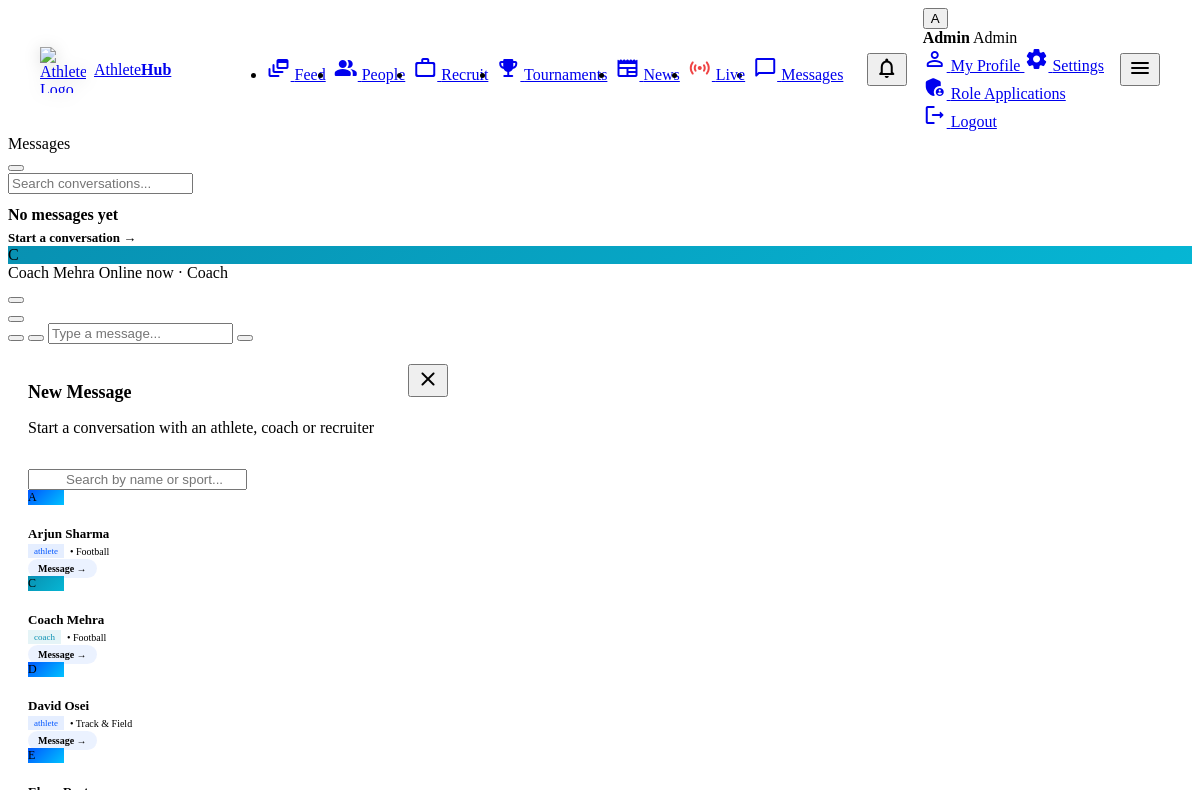
The app's page /pages/messages.php?to=5 (signed in) with its own data.
### tables this page shows
CREATE TABLE IF NOT EXISTS `users` (
  `id`              INT UNSIGNED AUTO_INCREMENT PRIMARY KEY,
  `name`            VARCHAR(100) NOT NULL,
  `email`           VARCHAR(150) NOT NULL UNIQUE,
  `password_hash`   VARCHAR(255) NOT NULL,
  `role`            ENUM('athlete','coach','recruiter','club','admin') NOT NULL DEFAULT 'athlete',
  `sport`           VARCHAR(80) DEFAULT NULL,
  `location`        VARCHAR(120) DEFAULT NULL,
  `bio`             TEXT DEFAULT NULL,
  `profile_pic`     VARCHAR(255) DEFAULT NULL,
  `is_verified`     TINYINT(1) NOT NULL DEFAULT 0,
  `followers_count` INT UNSIGNED NOT NULL DEFAULT 0,
  `following_count` INT UNSIGNED NOT NULL DEFAULT 0,
  `created_at`      TIMESTAMP NOT NULL DEFAULT CURRENT_TIMESTAMP
);

### pages/messages.php (the view, shortened to what this page needs)
<?php
require_once '../config/db.php';
$userId   = $_SESSION['user_id'];
function getRoleGradient($role) {
    if ($role === 'athlete') return 'linear-gradient(135deg, #0057FF, #00C2FF)';
    if ($role === 'coach') return 'linear-gradient(135deg, #0891B2, #06B6D4)';
    if ($role === 'recruiter') return 'linear-gradient(135deg, #7C3AED, #6D28D9)';
    if ($role === 'club') return 'linear-gradient(135deg, #D97706, #F59E0B)';
    return 'linear-gradient(135deg, #334155, #475569)';
}
function getRolePillColor($role) {
    if ($role === 'athlete') return 'background: rgba(0,87,255,0.1); color: #0057FF;';
    if ($role === 'coach') return 'background: rgba(8,145,178,0.1); color: #0891B2;';
    if ($role === 'recruiter') return 'background: rgba(124,58,237,0.1); color: #7C3AED;';
    if ($role === 'club') return 'background: rgba(217,119,6,0.1); color: #D97706;';
    return 'background: rgba(51,65,85,0.1); color: #334155;';
}
$activeUserId = isset($_GET['to']) && is_numeric($_GET['to']) ? (int)$_GET['to'] : null;
$searchQuery  = trim($_GET['q'] ?? '');
$conversations = [];
$activeUser = null;
if ($activeUserId) {
    $auStmt = $pdo->prepare("SELECT id, name, role, profile_pic FROM users WHERE id=?");
    $auStmt->execute([$activeUserId]);
    $activeUser = $auStmt->fetch(PDO::FETCH_ASSOC);
}
$usersStmt = $pdo->prepare("SELECT id, name, role, sport, profile_pic FROM users WHERE id != ? ORDER BY name ASC");
$usersStmt->execute([$userId]);
$allUsers = $usersStmt->fetchAll(PDO::FETCH_ASSOC);
require_once '../includes/header.php';
?>
<main class="msg-wrap <?= $activeUserId ? 'has-active' : 'no-active' ?>">
    <div class="msg-layout">
        <div class="inbox">
            <div class="inbox-header">
                <div class="inbox-title">
                    Messages
                </div>
                <button type="button" class="new-msg-btn" id="btnNewMsg" title="New message">
                </button>
            </div>
            <form class="search-box" method="GET" action="messages.php">
                <input type="text" name="q" placeholder="Search conversations..." value="<?= htmlspecialchars($searchQuery) ?>">
            </form>
            <div class="conv-list">
                <?php if (empty($conversations)): ?>
                    <div class="conv-empty">
                        <p style="margin:12px 0 4px; font-weight:600; color:var(--text-dark)">No messages yet</p>
                        <a href="javascript:void(0)" onclick="document.getElementById('btnNewMsg').click();" style="color:var(--primary); font-size:13px; font-weight:600; text-decoration:none;">Start a conversation →</a>
                    </div>
                <?php endif; ?>
            </div>
        </div>
        <div class="chat">
            <?php if (!$activeUserId): ?>
                <div class="chat-empty">
                    <iconify-icon icon="solar:chat-round-bold-duotone" style="font-size:48px; opacity:0.3; margin-bottom:12px;"></iconify-icon>
                    <p style="font-size:14px; color:var(--text-muted); margin-bottom:8px;">Select a conversation to start chatting</p>
                    <p style="font-size:12px; color:var(--text-muted); margin-bottom:16px;">or</p>
                    <button class="btn btn-primary btn-sm" onclick="document.getElementById('btnNewMsg').click();">+ New Message</button>
                </div>
            <?php else:
            ?>
                <div class="chat-header">
                    <div class="chat-header-left">
                        <div class="conv-av-small">
                            <?php if ($activeUser['profile_pic']): ?>
                                <img src="<?= htmlspecialchars($activeUser['profile_pic']) ?>" alt="">
                            <?php else: ?>
                                <div class="conv-av-initials" style="background: <?= getRoleGradient($activeUser['role']) ?>">
                                    <?= strtoupper(substr($activeUser['name'], 0, 1)) ?>
                                </div>
                            <?php endif; ?>
                        </div>
                        <div class="chat-status-col">
                            <span class="chat-name"><?= htmlspecialchars($activeUser['name']) ?></span>
                            <span class="chat-status"><iconify-icon icon="solar:circle-bold" style="font-size:10px"></iconify-icon> Online now · <?= ucfirst($activeUser['role']) ?></span>
                        </div>
                    </div>
                    <div class="chat-actions">
                        <button class="icon-btn search-chat-btn" title="Search in chat">
                        </button>
                        <div class="dropdown-wrap">
                            <button class="icon-btn" title="More options">
                            </button>
                        </div>
                    </div>
                </div>
                <div class="chat-input-bar">
                    <button type="button" class="attach-btn" id="btnAttach" title="Attach file">
                    </button>
                    <button type="button" class="attach-btn" id="btnEmojiToggle" title="Emojis">
                    </button>
                    <input type="text" id="messageInput" class="msg-input" placeholder="Type a message..." autocomplete="off">
                    <button type="button" class="send-btn" id="btnSend">
                    </button>
                </div>
            <?php endif; ?>
        </div>
    </div>
</main>
<div class="modal-overlay" id="newMsgModal">
    <div class="glass-modal" style="width: 460px; padding: 20px;">
        <div class="modal-header" style="display:flex; justify-content:space-between; align-items:flex-start; margin-bottom:16px;">
            <div>
                <h3 class="modal-title m-0" style="font-size:18px; margin-bottom:4px;">New Message</h3>
                <p class="text-xs text-muted">Start a conversation with an athlete, coach or recruiter</p>
            </div>
            <button class="modal-close" id="closeNewMsgModal"><span class="material-icons-round">close</span></button>
        </div>
        <div class="form-group mb-3 relative">
            <input type="text" id="searchUserInput" class="glass-input w-full" placeholder="Search by name or sport..." style="padding-left:36px;">
        </div>
        <div class="users-list-modal" id="modalUsersList" style="max-height:300px; overflow-y:auto; margin:0 -20px; padding:0 20px;">
            <?php foreach($allUsers as $u): ?>
                <div class="modal-user-item" data-name="<?= strtolower($u['name']) ?>" data-sport="<?= strtolower($u['sport'] ?: '') ?>" onclick="window.location.href='messages.php?to=<?= $u['id'] ?>'">
                    <div class="conv-av" style="width:36px; height:36px; font-size:12px;">
                        <?php if ($u['profile_pic']): ?>
                            <img src="<?= htmlspecialchars($u['profile_pic']) ?>" alt="">
                        <?php else: ?>
                            <div class="conv-av-initials" style="background: <?= getRoleGradient($u['role']) ?>">
                                <?= strtoupper(substr($u['name'], 0, 1)) ?>
                            </div>
                        <?php endif; ?>
                    </div>
                    <div style="flex:1;">
                        <div style="font-size:13px; font-weight:700; color:var(--text-dark); margin-bottom:2px;">
                            <?= htmlspecialchars($u['name']) ?>
                        </div>
                        <div style="display:flex; gap:6px; align-items:center;">
                            <span class="role-tag" style="font-size:9px; padding:2px 6px; <?= getRolePillColor($u['role']) ?>"><?= htmlspecialchars($u['role']) ?></span>
                            <?php if ($u['sport']): ?>
                                <span style="font-size:10px; color:var(--text-muted);">&bull; <?= htmlspecialchars($u['sport']) ?></span>
                            <?php endif; ?>
                        </div>
                    </div>
                    <div>
                        <span style="font-size:10px; font-weight:600; color:var(--primary); background:rgba(0,87,255,0.08); padding:4px 10px; border-radius:12px;">Message →</span>
                    </div>
                </div>
            <?php endforeach; ?>
        </div>
    </div>
</div>
<?php require_once '../includes/footer.php'; ?>

### includes/header.php (style rules this page uses)
*, *::before, *::after { box-sizing: border-box; }
a, button, .nav-link, .glass-input { transition: all 0.3s ease; }

### pages/messages.php (style rules this page uses)
body, html { overflow: hidden !important; }

### records on screen
users: name "C", name "Coach Mehra", role "Coach", role "coach", sport "Football"
users: name "A", name "Arjun Sharma", role "athlete", sport "Football"
users: name "D", name "David Osei", role "athlete", sport "Track & Field"
users: name "E"

### other values on screen
$initials "A"
$userName "Admin"
$userRole "Admin"
